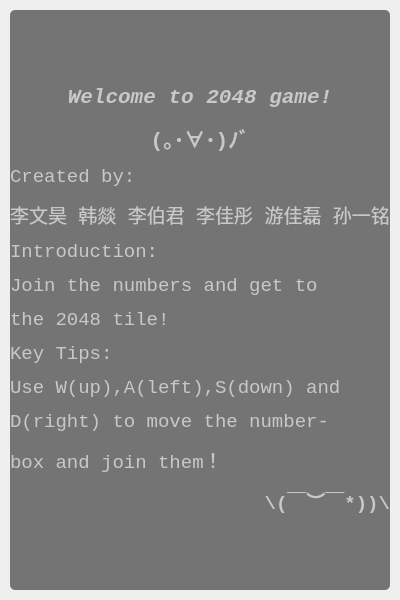
<?xml version="1.0" encoding="UTF-8"?>
<ui version="4.0">
 <class>aboutWidget</class>
 <widget class="QWidget" name="aboutWidget">
  <property name="geometry">
   <rect>
    <x>0</x>
    <y>0</y>
    <width>400</width>
    <height>600</height>
   </rect>
  </property>
  <property name="minimumSize">
   <size>
    <width>400</width>
    <height>600</height>
   </size>
  </property>
  <property name="maximumSize">
   <size>
    <width>400</width>
    <height>600</height>
   </size>
  </property>
  <property name="windowTitle">
   <string>Introduction</string>
  </property>
  <widget class="QLabel" name="label">
   <property name="geometry">
    <rect>
     <x>10</x>
     <y>10</y>
     <width>380</width>
     <height>580</height>
    </rect>
   </property>
   <property name="font">
    <font>
     <family>Consolas</family>
     <pointsize>12</pointsize>
     <stylestrategy>PreferAntialias</stylestrategy>
    </font>
   </property>
   <property name="styleSheet">
    <string notr="true">color: rgb(200, 200, 200);background: rgb(116, 116, 116);border-radius: 5px;</string>
   </property>
   <property name="text">
    <string>&lt;html&gt;&lt;head/&gt;&lt;body&gt;&lt;p align=&quot;center&quot;&gt;&lt;span style=&quot; font-size:16pt; font-weight:600; font-style:italic;&quot;&gt;Welcome to 2048 game!&lt;/span&gt;&lt;/p&gt;&lt;p align=&quot;center&quot;&gt;&lt;span style=&quot; font-size:16pt; font-weight:600;&quot;&gt;(｡･∀･)ﾉﾞ&lt;/span&gt;&lt;/p&gt;&lt;p align=&quot;justify&quot;&gt;&lt;span style=&quot; font-size:14pt;&quot;&gt;Created by: &lt;/span&gt;&lt;/p&gt;&lt;p align=&quot;justify&quot;&gt;&lt;span style=&quot; font-size:14pt;&quot;&gt;李文昊 韩燚 李伯君 李佳彤 游佳磊 孙一铭&lt;/span&gt;&lt;/p&gt;&lt;p align=&quot;justify&quot;&gt;&lt;span style=&quot; font-size:14pt;&quot;&gt;Introduction:&lt;/span&gt;&lt;/p&gt;&lt;p align=&quot;justify&quot;&gt;&lt;span style=&quot; font-size:14pt;&quot;&gt;Join the numbers and get to&lt;/span&gt;&lt;/p&gt;&lt;p align=&quot;justify&quot;&gt;&lt;span style=&quot; font-size:14pt;&quot;&gt;the 2048 tile!&lt;/span&gt;&lt;/p&gt;&lt;p align=&quot;justify&quot;&gt;&lt;span style=&quot; font-size:14pt;&quot;&gt;Key Tips:&lt;/span&gt;&lt;/p&gt;&lt;p align=&quot;justify&quot;&gt;&lt;span style=&quot; font-size:14pt;&quot;&gt;Use W(up),A(left),S(down) and&lt;/span&gt;&lt;/p&gt;&lt;p align=&quot;justify&quot;&gt;&lt;span style=&quot; font-size:14pt;&quot;&gt;D(right) to move the number-&lt;/span&gt;&lt;/p&gt;&lt;p align=&quot;justify&quot;&gt;&lt;span style=&quot; font-size:14pt;&quot;&gt;box and join them！&lt;/span&gt;&lt;/p&gt;&lt;p align=&quot;right&quot;&gt;&lt;span style=&quot; font-size:14pt; font-weight:600;&quot;&gt;\(￣︶￣*))\&lt;/span&gt;&lt;/p&gt;&lt;/body&gt;&lt;/html&gt;</string>
   </property>
  </widget>
 </widget>
 <resources/>
 <connections/>
</ui>
